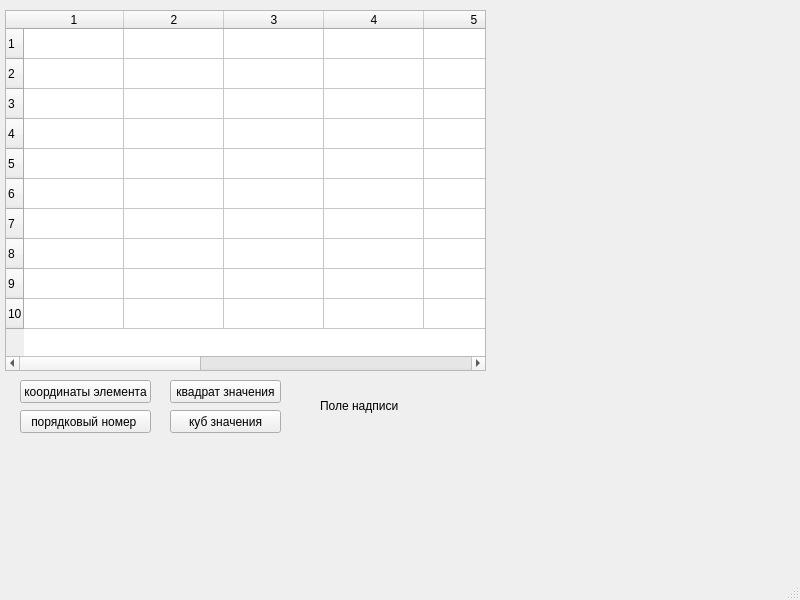
<?xml version="1.0" encoding="UTF-8"?>
<ui version="4.0">
 <class>MainWindow</class>
 <widget class="QMainWindow" name="MainWindow">
  <property name="geometry">
   <rect>
    <x>0</x>
    <y>0</y>
    <width>800</width>
    <height>600</height>
   </rect>
  </property>
  <property name="windowTitle">
   <string>MainWindow</string>
  </property>
  <widget class="QWidget" name="centralwidget">
   <widget class="QTableWidget" name="tableWidget">
    <property name="geometry">
     <rect>
      <x>5</x>
      <y>10</y>
      <width>481</width>
      <height>361</height>
     </rect>
    </property>
    <property name="rowCount">
     <number>10</number>
    </property>
    <property name="columnCount">
     <number>10</number>
    </property>
    <row/>
    <row/>
    <row/>
    <row/>
    <row/>
    <row/>
    <row/>
    <row/>
    <row/>
    <row/>
    <column/>
    <column/>
    <column/>
    <column/>
    <column/>
    <column/>
    <column/>
    <column/>
    <column/>
    <column/>
   </widget>
   <widget class="QPushButton" name="pushButton">
    <property name="geometry">
     <rect>
      <x>20</x>
      <y>380</y>
      <width>131</width>
      <height>23</height>
     </rect>
    </property>
    <property name="text">
     <string>координаты элемента</string>
    </property>
   </widget>
   <widget class="QPushButton" name="pushButton_2">
    <property name="geometry">
     <rect>
      <x>20</x>
      <y>410</y>
      <width>131</width>
      <height>23</height>
     </rect>
    </property>
    <property name="text">
     <string>порядковый номер </string>
    </property>
   </widget>
   <widget class="QPushButton" name="pushButton_3">
    <property name="geometry">
     <rect>
      <x>170</x>
      <y>380</y>
      <width>111</width>
      <height>23</height>
     </rect>
    </property>
    <property name="text">
     <string>квадрат значения</string>
    </property>
   </widget>
   <widget class="QPushButton" name="pushButton_4">
    <property name="geometry">
     <rect>
      <x>170</x>
      <y>410</y>
      <width>111</width>
      <height>23</height>
     </rect>
    </property>
    <property name="text">
     <string>куб значения</string>
    </property>
   </widget>
   <widget class="QLabel" name="label">
    <property name="geometry">
     <rect>
      <x>320</x>
      <y>390</y>
      <width>161</width>
      <height>31</height>
     </rect>
    </property>
    <property name="text">
     <string>Поле надписи</string>
    </property>
   </widget>
  </widget>
  <widget class="QMenuBar" name="menubar">
   <property name="geometry">
    <rect>
     <x>0</x>
     <y>0</y>
     <width>800</width>
     <height>21</height>
    </rect>
   </property>
  </widget>
  <widget class="QStatusBar" name="statusbar"/>
 </widget>
 <resources/>
 <connections/>
</ui>
